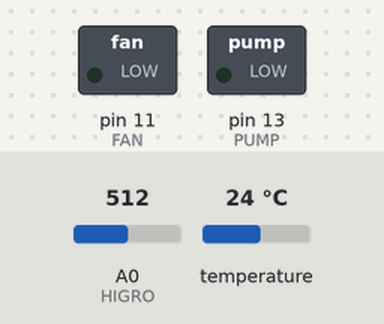
The sketch below on a simulated Arduino Uno, built with avr-gcc and run on an emulated ATmega328P. Parts: switched loads named in the sketch (green lamp = pin HIGH). The test bench sets the inputs (shaded band); at power-on: temperature 24 °C, A0 (HIGRO) = 512.

Above: at 1.2 s.
1.3 s: temperature set to 25.5 °C
3.2 s: temperature set to 26.3 °C
At 4.3 s:
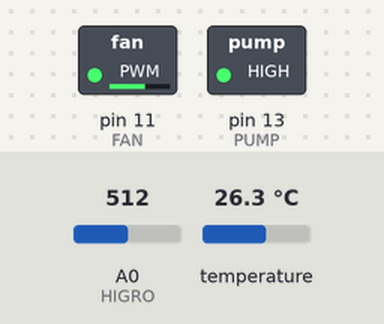
5.0 s: A0 (HIGRO) set to 484
At 8.0 s:
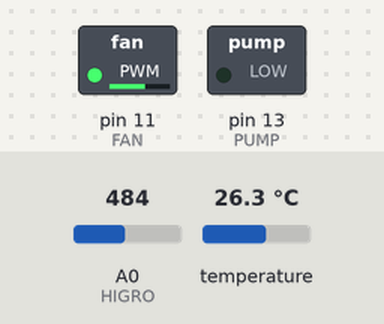
8.5 s: temperature set to 26.8 °C
At 9.2 s:
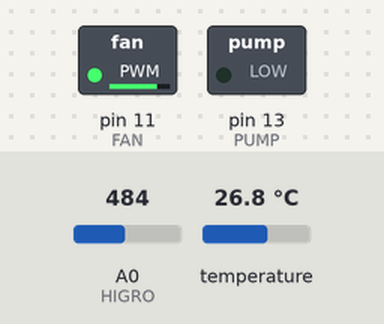
10.3 s: A0 (HIGRO) set to 510
At 12.9 s:
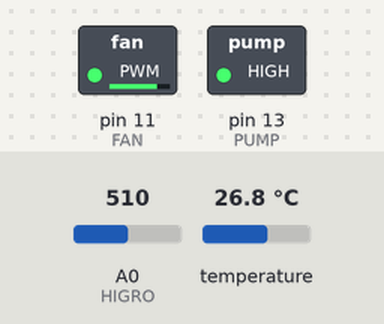
Timing chart, 0 to 14.4 s (numbered marks = the images above; inputs shaded):
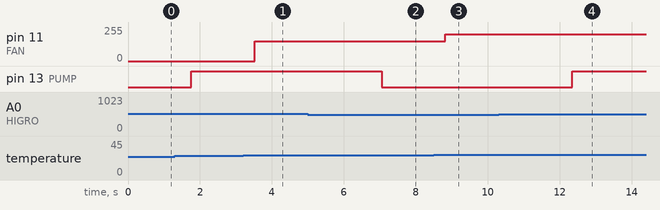

The sketch:

si_cod_final.ino
```cpp
#include <OneWire.h>
#include <DallasTemperature.h>
#include <Time.h>
#include<Wire.h>

// I2C define
#define SEND_MESSAGE_INTERVAL 50

#define FAN 11
#define PUMP 13
#define HIGRO A0
#define TEMPERATURE 7

//limite de temperatura pe 3 trepte

//sub HighTempLimit1 ventilatorul nu va functiona
float HighTempLimit1 = 26;
//intre HighTempLimit1 si HighTempLimit2 ventilatorul va functiona la o viteza putin redusa pentru a eficientiza consumul
float HighTempLimit2 = 26.5;
//intre HighTempLimit2 si HighTempLimit3 ventilatorul va functiona la o viteza medie
float HighTempLimit3 = 27;
//peste HighTempLimit3 ventilatorul va functiona la viteza maxima

//pentru valori mai mici, pompa nu functioneaza
float HumidLimit = 500;
//pentru valori mai mari, pompa incepe sa functioneze

String arduinoStatus;

OneWire oneWire(TEMPERATURE);
DallasTemperature temp(&oneWire);

/*void temperatureSensor()
{
   temp.requestTemperatures();//
   Serial.println(temp.getTempCByIndex(0));
}*/
//----------------------Functia de pornire a ventilatorului in functie de temperatura----------------------

void fanStarter(float x)//x este valoarea temperaturii
{
  if(x<HighTempLimit1)
  {
    analogWrite(FAN,0); //Fan-ul se va opri daca se va ajunge la o temperatura sub limita
  }
  if((x>=HighTempLimit1)&&(x<HighTempLimit2))
  {
    analogWrite(FAN,150); //viteza redusa
  }
  if((x>=HighTempLimit2)&&(x<HighTempLimit3))
  {
    analogWrite(FAN,200);  //viteza medie
  }
  if(x>=HighTempLimit3)
  {
    analogWrite(FAN,250);   //viteza maxima
  }
}

//---------------------------------------------------------------------------------------------------------

//---------------------------Functia de pornire a pompei in functie de umiditate---------------------------

void pumpStarter(float HumidValue)//HumidValue este o valoare citita de pe senzorul de umiditate
{
  if(HumidValue<HumidLimit)
  {
    digitalWrite(PUMP,LOW);//pompa se opreste daca e prea umed solul
  }
  else
  if(HumidValue>=HumidLimit)
  {
    digitalWrite(PUMP,HIGH);//pompa porneste daca e prea uscat solul
  }
}

/*
 *******************************************INFO*******************************************
  astfel propun folosirea urmatoarei conventii: sub 500 -> ud bine, peste 600 -> uscat bine,
  iar valorile dintre pot fi mapate dupa preferinte.
 *******************************************INFO*******************************************
*/

//---------------------------------------------------------------------------------------------------------


//-------------------------------Variabile globale-------------------------------
int timer=0;
int HumidValue;
float TempValue;
int powerPump=0;//variabila care decide daca merge pompa manual. 0- merge automat  1- merge manual prin wifi
int pumpTime=5;//cate secunde sa lucreze manual pompa de apa
int timeStartPump=0;// un contor pentru controlul manual al pompei
int powerFan=0;//variabila care decide daca merge ventilatorul manual. 0- merge automat  1- merge manual prin wifi
int fanTime=5;//cate secunde sa lucreze manual ventilatorul
int timeStartFan=0;// un contor pentru controlul manual al ventilatorului
int vitezaFan=2;//viteza cu care sa mearga ventilatorul in modul manual
int modFunctionare=0;// 0 - automat    1 - manuel
//1-viteza mica    2-viteza medie   3-viteza mare
//-------------------------------Variabile globale-------------------------------

//-------------------------------------------------------------------------------

void statusBuilder(float temp, int hum, float tempLv1, float tempLv2, float tempLv3, float humidityThresh)
{
  String builder;
  float hum_percent;

  if(hum <= 150){
     hum_percent = 99.99;
  }

  else if(hum > 650){
          hum_percent = 0;
        }
        else
        {
          hum_percent = 100 - (hum-150)/5.;
        }
   float hum_thresh_percent  = 100 - (humidityThresh -150)/5.;

  builder = String(int(temp*100)) + "n" + String(int(hum_percent*100)) + "n" + String(int(tempLv1*100)) + "n" + String(int(tempLv2*100)) + "n" + String(int(tempLv3*100)) + "n" + String(int(hum_thresh_percent*100));
  arduinoStatus = builder;
}

//-------------------------------------------------------------------------------


//------------------------Pornirea Manuala a pompei de apa------------------------
  void manualPump(int HowManySeconds)
  {
    if(timeStartPump<HowManySeconds)
    {
      digitalWrite(PUMP,HIGH);
      timeStartPump++;
    }
    else
    {
      timeStartPump=0;
      digitalWrite(PUMP,LOW);
      powerPump=0;//la finalul functiei manuale mutam iar pompa pe modul automat
    }
  }

 //------------------------Pornirea Manuala a pompei de apa------------------------

 //------------------------Pornirea Manuala a ventilatorului ------------------------
  void manualFan(int HowManySeconds,int HowFast)
  {
    if(timeStartFan<HowManySeconds)
    {
      if(HowFast<=1)
      {
      analogWrite(FAN,150); //viteza redusa
      timeStartFan++;
      }
      if(HowFast==2)
      {
      analogWrite(FAN,200);  //viteza medie
      timeStartFan++;
      }
      if(HowFast>=3)
      {
      analogWrite(FAN,250);   //viteza maxima
      timeStartFan++;
      }
    }
    else
    {
      timeStartFan=0;
      analogWrite(FAN,0);
      powerFan=0;//la finalul functiei manuale mutam iar ventilatorul pe modul automat
    }


  }
 //------------------------Pornirea Manuala a ventilatorului ------------------------


void setup() {
  Serial.begin(9600);
  pinMode(FAN,OUTPUT);
  pinMode(PUMP,OUTPUT);
  pinMode(HIGRO,INPUT);
  TCCR0A=(1<<WGM01);    //Set the CTC mode
  OCR0A=0xF9; //Value for ORC0A for 1ms
  TIMSK0|=(1<<OCIE0A);   //Set the interrupt request
  sei(); //Enable interrupt
  TCCR0B|=(1<<CS01);    //Set the prescale 1/64 clock
  TCCR0B|=(1<<CS00);
  //I2C functions
  Wire.onReceive(receiveEvent);
  Wire.onRequest(requestEvent);
  Wire.begin(1); // enter i2c as slave
}


void receiveEvent(int bytes)
{
   String keyword;
   String msg;
   int sw = 0;
   char c;
   while(Wire.available())
   {
      c = (char) Wire.read();
      if( c == '=')
      {
        sw = 1;
      }
      else if(sw == 0)
      {
        keyword += c;
      }
      else
      {
        msg += c;
      }
   }
  if(msg.length() == 0)
  {
    Serial.println("Message from master: " + keyword);
  }
  else
  {
    Serial.println("Message from master: key - " + keyword + " msg - " + msg);
  }

  if(keyword == "humi")
  {
    HumidLimit = (100 - msg.toInt()) * 5 + 150;
  }
  else if(keyword == "temp1")
  {
    HighTempLimit1 = msg.toFloat();
  }
  else if(keyword == "temp2")
  {
    HighTempLimit2 = msg.toFloat();
  }
  else if(keyword == "temp3")
  {
    HighTempLimit3 = msg.toFloat();
  }
  else if(keyword == "mode")
  {
    modFunctionare = msg.toInt();

  }
  else if(keyword == "pump")
  {
    powerPump = 1;
    pumpTime = msg.toInt();
  }
  else if(keyword == "fan")
  {
    powerFan = 1;
    fanTime = msg.toInt();
  }

}

void requestEvent(int bytes)
{
  statusBuilder(TempValue, HumidValue, HighTempLimit1, HighTempLimit2, HighTempLimit3, HumidLimit);
  Serial.println("Request event from master");
  char msg[50];

  arduinoStatus.toCharArray(msg,arduinoStatus.length()+1);
  Serial.println(msg);

  Wire.write(msg);


  //valueRandomizer();
  delay(10);
}


int manualSwitch = 0;
int autoSwitch = 0;

void loop() {
  //in this way you can count 1 second because the nterrupt request is each 1ms
  if(timer>=1000){
    HumidValue=analogRead(HIGRO);//Valoarea umiditatii
    temp.requestTemperatures();
    TempValue=temp.getTempCByIndex(0);
    if(modFunctionare == 1)
    {
      autoSwitch = 0;
      if(manualSwitch == 0)
      {
        digitalWrite(PUMP,LOW);
        analogWrite(FAN,0);
        manualSwitch = 1;
      }

      if(powerPump==1)//verificam daca este pompa in modul manual
      {
        manualPump(pumpTime);//pumpTime -cate secunde sa mearga pompa
      }
      if(powerFan==1)//verificam daca este ventilatorul in modul manual
      {
        manualFan(fanTime,vitezaFan);//fanTime-cate secunde sa mearga ventilatorul, vitezaFan(1 sau 2 sau 3)
      }
    }

    timer=0;
  }
  if(modFunctionare == 0)
  {
    manualSwitch = 0;
    if(autoSwitch == 0)
    {
        digitalWrite(PUMP,LOW);
        analogWrite(FAN,0);
        powerPump = 0;
        powerFan = 0;
        pumpTime = 0;
        fanTime = 0;
        autoSwitch = 1;
    }
    if(powerFan==0)//verificam daca nu cumva functioneaza ventilatorul pe modul manual
    {
    fanStarter(TempValue);
    }
    if(powerPump==0)//verificam daca nu cumva functioneaza pompa pe modul manual
    {
    pumpStarter(HumidValue);
    }
  }


}

ISR(TIMER0_COMPA_vect){    //This is the interrupt request
  timer++;
}
```

Measured:
- the behaviour switches between 25.9 and 26 °C on temperature (found by bisection; images 0 and 1)
- the behaviour switches between 500 and 499 on A0 (HIGRO) (found by bisection; images 1 and 2)
- the behaviour switches between 26.4 and 26.5 °C on temperature (found by bisection; images 2 and 3)
- after the input at 3.2 s, pin 11 (FAN): 0/255 → 150/255 after 0.33 s
- after the input at 5.0 s, pin 13 (PUMP): HIGH → LOW after 2.1 s
- after the input at 8.5 s, pin 11 (FAN): 150/255 → 200/255 after 0.32 s
- after the input at 10.3 s, pin 13 (PUMP): LOW → HIGH after 2.0 s
